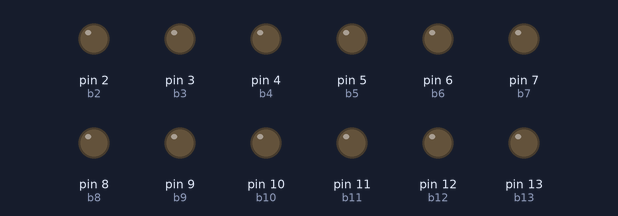
This sketch was run on a simulated Arduino Uno, built with avr-gcc and run on an emulated ATmega328P. Shown: output pins drawn as LEDs (lit = HIGH).

Above: at 0.4 s.
At 1.08 s:
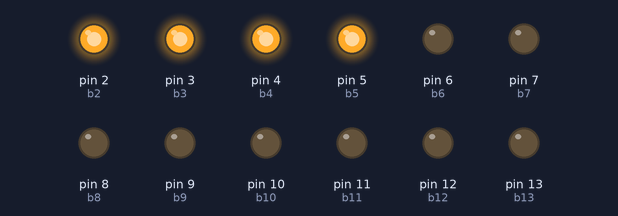
At 1.43 s:
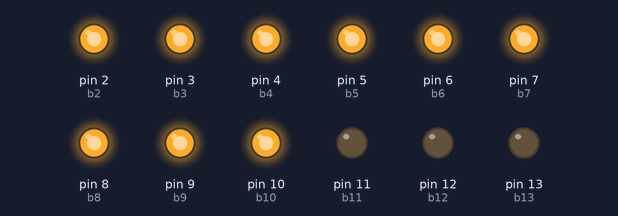
At 1.78 s:
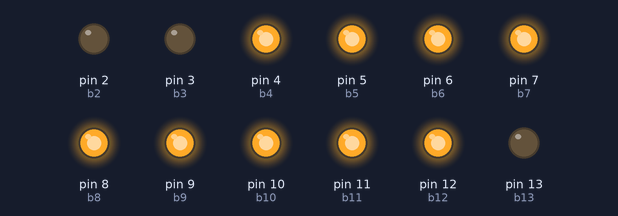
At 2.48 s:
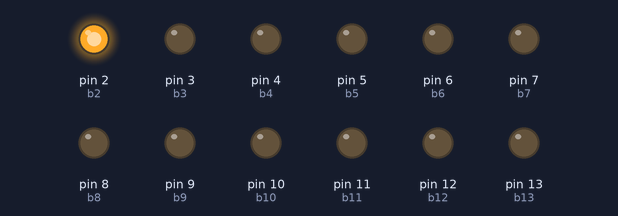
At 3.22 s:
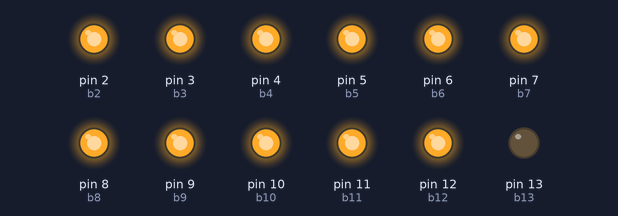
Timing chart, 0 to 3.7 s (numbered marks = the images above):
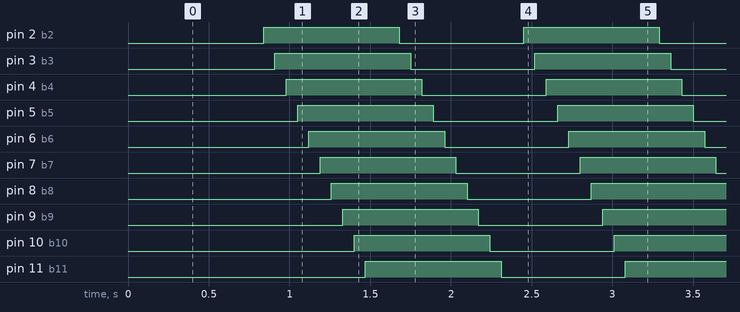

Measured:
- by itself, pin 2 (b2), pin 3 (b3), pin 4 (b4), pin 5 (b5), pin 6 (b6), pin 7 (b7), pin 8 (b8), pin 9 (b9), pin 10 (b10), pin 11 (b11), pin 12 (b12): alternates HIGH for 0.84 s and LOW for 0.77 s
- by itself, everything shown: repeats every 1.6 s, in 22 steps

The sketch:

tester.ino
```cpp
int b2=2;
int b3=3;
int b4=4;
int b5=5;
int b6=6;
int b7=7;
int b8=8;
int b9=9;
int b10=10;
int b11=11;
int b12=12;
int b13=13;
int t=70;


/*#define b1 52
#define b2 49
#define b3 47
#define b4 45
#define b5 43*/
void setup() {


  pinMode(b2,OUTPUT);
  pinMode(b3,OUTPUT);
    pinMode(b4,OUTPUT);
  pinMode(b5,OUTPUT);
    pinMode(b6,OUTPUT);
  pinMode(b7,OUTPUT);
  pinMode(b8,OUTPUT);
    pinMode(b9,OUTPUT);
  pinMode(b10,OUTPUT);
    pinMode(b11,OUTPUT);
  pinMode(b12,OUTPUT);
  pinMode(b13,OUTPUT);
 /* pinMode(INPUT_PULLUP,b1);
 pinMode(INPUT_PULLUP,b2);
  pinMode(INPUT_PULLUP,b3);
   pinMode(INPUT_PULLUP,b4);
    pinMode(INPUT_PULLUP,b5);*/
}
void loop() {
Raimbow();
}
void RedOn(){}
void RedOff(){}
void Raimbow(){

  delay(t);
  digitalWrite(b2,LOW);
    delay(t);
  digitalWrite(b3,LOW);
    delay(t);
    digitalWrite(b4,LOW);
    delay(t);
  digitalWrite(b5,LOW);
  delay(t);
    digitalWrite(b6,LOW);
   delay(t);
    digitalWrite(b7,LOW);
  delay(t);
  digitalWrite(b8,LOW);
   delay(t);
  digitalWrite(b9,LOW);
  delay(t);
    digitalWrite(b10,LOW);
  delay(t);
  digitalWrite(b11,LOW);
  delay(t);
    digitalWrite(b12,LOW);

  delay(t);
  digitalWrite(b2,HIGH);
  delay(t);

  digitalWrite(b3,HIGH);
  delay(t);

  digitalWrite(b4,HIGH);
  delay(t);

  digitalWrite(b5,HIGH);
  delay(t);
    digitalWrite(b6,HIGH);
      delay(t);
      digitalWrite(b7,HIGH);
  delay(t);
  digitalWrite(b8,HIGH);
  delay(t);

  digitalWrite(b9,HIGH);
  delay(t);

  digitalWrite(b10,HIGH);
  delay(t);

  digitalWrite(b11,HIGH);
  delay(t);
    digitalWrite(b12,HIGH);
    delay(t);
}
```
